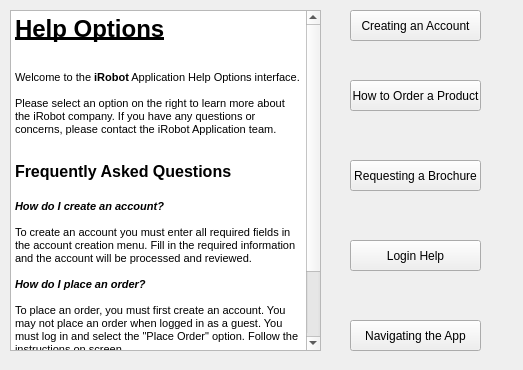
<?xml version="1.0" encoding="UTF-8"?>
<ui version="4.0">
 <class>HelpWindow</class>
 <widget class="QWidget" name="HelpWindow">
  <property name="geometry">
   <rect>
    <x>0</x>
    <y>0</y>
    <width>523</width>
    <height>370</height>
   </rect>
  </property>
  <property name="windowTitle">
   <string>iRobot Help Options</string>
  </property>
  <widget class="QPushButton" name="CreatingAnAccount">
   <property name="geometry">
    <rect>
     <x>350</x>
     <y>10</y>
     <width>131</width>
     <height>31</height>
    </rect>
   </property>
   <property name="text">
    <string>Creating an Account</string>
   </property>
  </widget>
  <widget class="QPushButton" name="NavigatingApp">
   <property name="geometry">
    <rect>
     <x>350</x>
     <y>320</y>
     <width>131</width>
     <height>31</height>
    </rect>
   </property>
   <property name="text">
    <string>Navigating the App</string>
   </property>
  </widget>
  <widget class="QPushButton" name="RequestingABrochure">
   <property name="geometry">
    <rect>
     <x>350</x>
     <y>160</y>
     <width>131</width>
     <height>31</height>
    </rect>
   </property>
   <property name="text">
    <string>Requesting a Brochure</string>
   </property>
  </widget>
  <widget class="QPushButton" name="HowToOrderAProduct">
   <property name="geometry">
    <rect>
     <x>350</x>
     <y>80</y>
     <width>131</width>
     <height>31</height>
    </rect>
   </property>
   <property name="text">
    <string>How to Order a Product</string>
   </property>
  </widget>
  <widget class="QTextBrowser" name="textBrowser">
   <property name="geometry">
    <rect>
     <x>10</x>
     <y>10</y>
     <width>311</width>
     <height>341</height>
    </rect>
   </property>
   <property name="html">
    <string>&lt;!DOCTYPE HTML PUBLIC &quot;-//W3C//DTD HTML 4.0//EN&quot; &quot;http://www.w3.org/TR/REC-html40/strict.dtd&quot;&gt;
&lt;html&gt;&lt;head&gt;&lt;meta name=&quot;qrichtext&quot; content=&quot;1&quot; /&gt;&lt;style type=&quot;text/css&quot;&gt;
p, li { white-space: pre-wrap; }
&lt;/style&gt;&lt;/head&gt;&lt;body style=&quot; font-family:'MS Shell Dlg 2'; font-size:8.25pt; font-weight:400; font-style:normal;&quot;&gt;
&lt;p style=&quot; margin-top:0px; margin-bottom:0px; margin-left:0px; margin-right:0px; -qt-block-indent:0; text-indent:0px;&quot;&gt;&lt;span style=&quot; font-size:18pt; font-weight:600; text-decoration: underline;&quot;&gt;Help Options&lt;/span&gt;&lt;/p&gt;
&lt;p style=&quot;-qt-paragraph-type:empty; margin-top:0px; margin-bottom:0px; margin-left:0px; margin-right:0px; -qt-block-indent:0; text-indent:0px; font-size:18pt; font-weight:600;&quot;&gt;&lt;br /&gt;&lt;/p&gt;
&lt;p style=&quot; margin-top:0px; margin-bottom:0px; margin-left:0px; margin-right:0px; -qt-block-indent:0; text-indent:0px;&quot;&gt;Welcome to the&lt;span style=&quot; font-weight:600;&quot;&gt; iRobot&lt;/span&gt; Application Help Options interface.&lt;/p&gt;
&lt;p style=&quot;-qt-paragraph-type:empty; margin-top:0px; margin-bottom:0px; margin-left:0px; margin-right:0px; -qt-block-indent:0; text-indent:0px;&quot;&gt;&lt;br /&gt;&lt;/p&gt;
&lt;p style=&quot; margin-top:0px; margin-bottom:0px; margin-left:0px; margin-right:0px; -qt-block-indent:0; text-indent:0px;&quot;&gt;Please select an option on the right to learn more about the iRobot company. If you have any questions or concerns, please contact the iRobot Application team. &lt;/p&gt;
&lt;p style=&quot;-qt-paragraph-type:empty; margin-top:0px; margin-bottom:0px; margin-left:0px; margin-right:0px; -qt-block-indent:0; text-indent:0px;&quot;&gt;&lt;br /&gt;&lt;/p&gt;
&lt;p style=&quot;-qt-paragraph-type:empty; margin-top:0px; margin-bottom:0px; margin-left:0px; margin-right:0px; -qt-block-indent:0; text-indent:0px;&quot;&gt;&lt;br /&gt;&lt;/p&gt;
&lt;p style=&quot; margin-top:0px; margin-bottom:0px; margin-left:0px; margin-right:0px; -qt-block-indent:0; text-indent:0px;&quot;&gt;&lt;span style=&quot; font-size:12pt; font-weight:600;&quot;&gt;Frequently Asked Questions&lt;/span&gt;&lt;/p&gt;
&lt;p style=&quot;-qt-paragraph-type:empty; margin-top:0px; margin-bottom:0px; margin-left:0px; margin-right:0px; -qt-block-indent:0; text-indent:0px; font-size:12pt; font-weight:600;&quot;&gt;&lt;br /&gt;&lt;/p&gt;
&lt;p style=&quot; margin-top:0px; margin-bottom:0px; margin-left:0px; margin-right:0px; -qt-block-indent:0; text-indent:0px;&quot;&gt;&lt;span style=&quot; font-size:8pt; font-weight:600; font-style:italic;&quot;&gt;How do I create an account?&lt;/span&gt;&lt;/p&gt;
&lt;p style=&quot;-qt-paragraph-type:empty; margin-top:0px; margin-bottom:0px; margin-left:0px; margin-right:0px; -qt-block-indent:0; text-indent:0px; font-size:8pt; font-weight:600; font-style:italic;&quot;&gt;&lt;br /&gt;&lt;/p&gt;
&lt;p style=&quot; margin-top:0px; margin-bottom:0px; margin-left:0px; margin-right:0px; -qt-block-indent:0; text-indent:0px;&quot;&gt;&lt;span style=&quot; font-size:8pt;&quot;&gt;To create an account you must enter all required fields in the account creation menu. Fill in the required information and the account will be processed and reviewed. &lt;/span&gt;&lt;/p&gt;
&lt;p style=&quot;-qt-paragraph-type:empty; margin-top:0px; margin-bottom:0px; margin-left:0px; margin-right:0px; -qt-block-indent:0; text-indent:0px; font-size:8pt;&quot;&gt;&lt;br /&gt;&lt;/p&gt;
&lt;p style=&quot; margin-top:0px; margin-bottom:0px; margin-left:0px; margin-right:0px; -qt-block-indent:0; text-indent:0px;&quot;&gt;&lt;span style=&quot; font-size:8pt; font-weight:600; font-style:italic;&quot;&gt;How do I place an order?&lt;/span&gt;&lt;/p&gt;
&lt;p style=&quot;-qt-paragraph-type:empty; margin-top:0px; margin-bottom:0px; margin-left:0px; margin-right:0px; -qt-block-indent:0; text-indent:0px; font-size:8pt; font-weight:600; font-style:italic;&quot;&gt;&lt;br /&gt;&lt;/p&gt;
&lt;p style=&quot; margin-top:0px; margin-bottom:0px; margin-left:0px; margin-right:0px; -qt-block-indent:0; text-indent:0px;&quot;&gt;&lt;span style=&quot; font-size:8pt;&quot;&gt;To place an order, you must first create an account. You may not place an order when logged in as a guest. You must log in and select the &amp;quot;Place Order&amp;quot; option. Follow the instructions on screen. &lt;/span&gt;&lt;/p&gt;
&lt;p style=&quot;-qt-paragraph-type:empty; margin-top:0px; margin-bottom:0px; margin-left:0px; margin-right:0px; -qt-block-indent:0; text-indent:0px; font-size:8pt; font-style:italic;&quot;&gt;&lt;br /&gt;&lt;/p&gt;
&lt;p style=&quot; margin-top:0px; margin-bottom:0px; margin-left:0px; margin-right:0px; -qt-block-indent:0; text-indent:0px;&quot;&gt;&lt;span style=&quot; font-size:8pt; font-weight:600; font-style:italic;&quot;&gt;How do I navigate the application?&lt;/span&gt;&lt;/p&gt;
&lt;p style=&quot;-qt-paragraph-type:empty; margin-top:0px; margin-bottom:0px; margin-left:0px; margin-right:0px; -qt-block-indent:0; text-indent:0px; font-size:8pt; font-weight:600; font-style:italic;&quot;&gt;&lt;br /&gt;&lt;/p&gt;
&lt;p style=&quot; margin-top:0px; margin-bottom:0px; margin-left:0px; margin-right:0px; -qt-block-indent:0; text-indent:0px;&quot;&gt;&lt;span style=&quot; font-size:8pt;&quot;&gt;If you have any issues navigating the application, visit &amp;quot;Help Options&amp;quot;. Here, you may access information on how to navigate the application. .&lt;/span&gt;&lt;/p&gt;&lt;/body&gt;&lt;/html&gt;</string>
   </property>
  </widget>
  <widget class="QPushButton" name="LoginHelp">
   <property name="geometry">
    <rect>
     <x>350</x>
     <y>240</y>
     <width>131</width>
     <height>31</height>
    </rect>
   </property>
   <property name="text">
    <string>Login Help</string>
   </property>
  </widget>
 </widget>
 <resources/>
 <connections/>
</ui>
